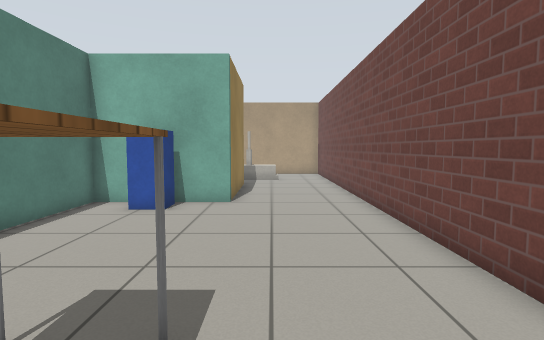
view 1 (above)

12 first-person views from a walk through a world built for the Gazebo simulator. The camera is 0.94 m above the floor, tilts 4° down and sees 80° across. The lines on the ground mark 1 m squares. The floor is counted in squares, 0.5 m on a side. Each view is taken from the middle of a square. On the plan, view 1 faces up. The plan holds only what a view shows up to about 17 squares ahead; the rest is blank. Simple patterns stand in for the simulator's built-in surfaces. Some stock models are drawn as simple stand-ins.

view 2
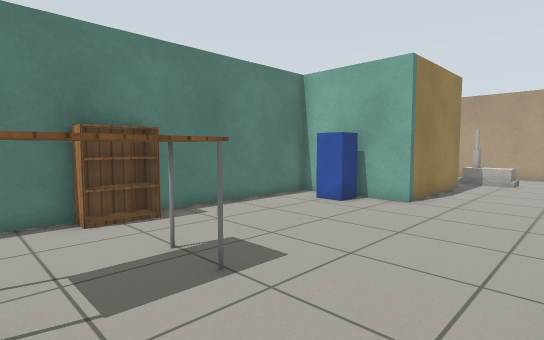

view 3
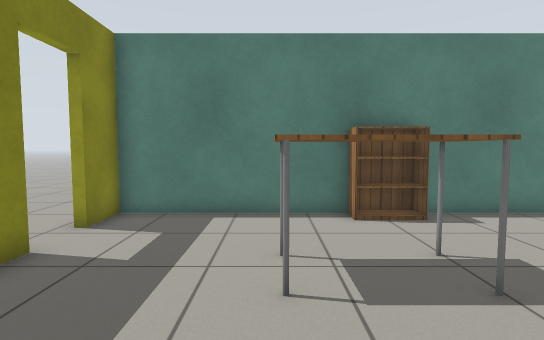

view 4
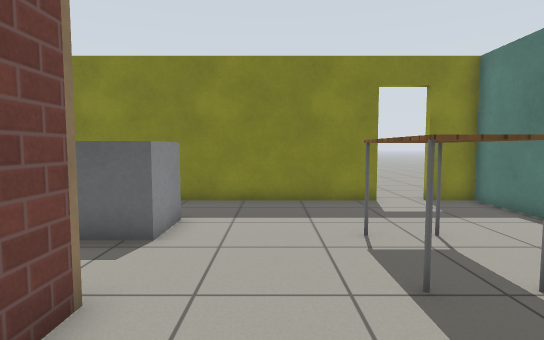

view 5
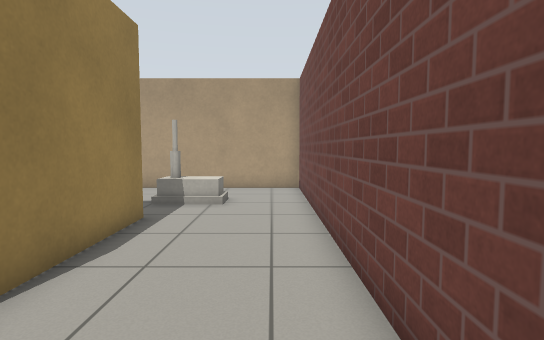

view 6
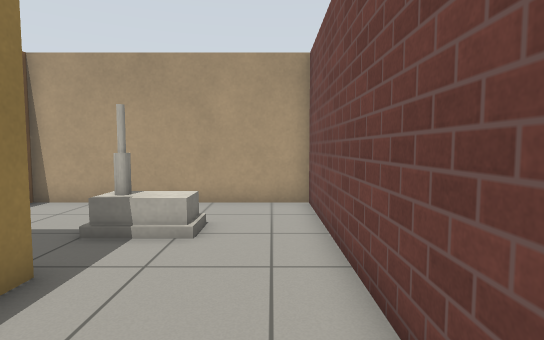

view 7
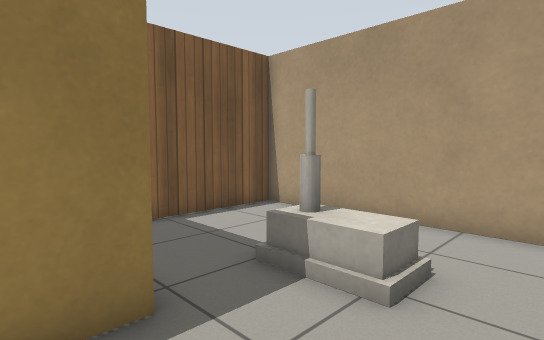

view 8
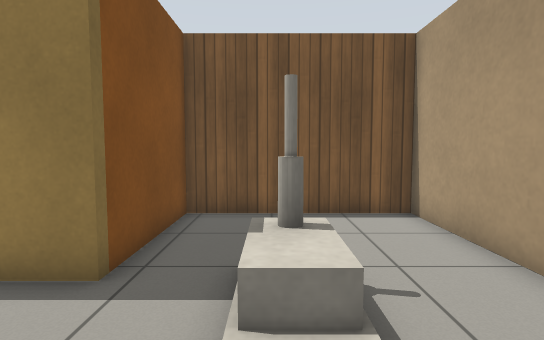

view 9
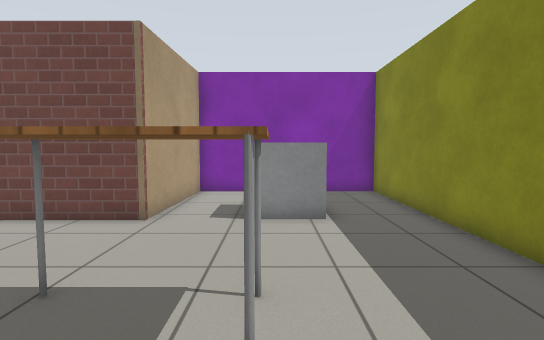

view 10
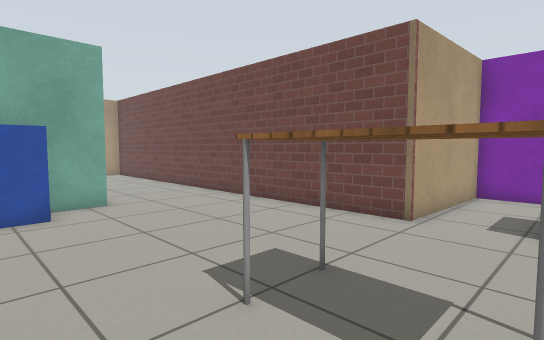

view 11
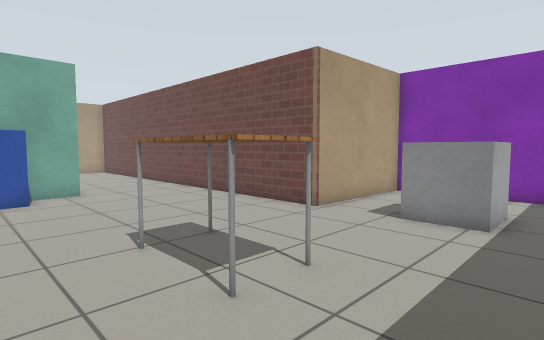

view 12
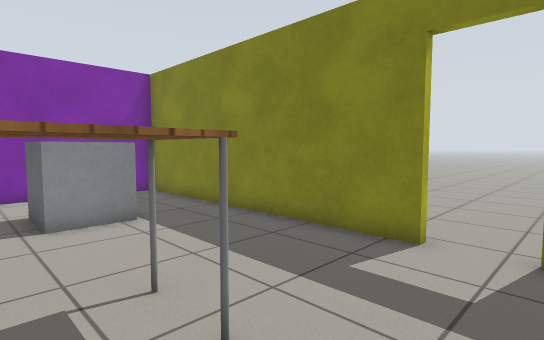

### Floor plan
Points are (right, up) in squares from view 1. A wall is a line through its corners. A room is listed if a view was taken in it or the views show most of it. See-through windows are left out.
Room 1 (views 1, 2, 3, 4, 5, 6, 7, 8, 9, 10, 11, 12)
walls: (-2.7, -4.3) (8.8, -4.3) (8.8, 3.1) (3.3, 3.3) (3.3, 23) (-6.1, 23) (-6.1, 16.6) (-1.4, 16.6) (-1.4, 11.1) (-6.1, 11.1) (-6.1, -4.3) (-4.5, -4.3)
ways out: open door at (-3.5, -4.5)
objects: bookshelf (-6, 3) to (-5, 4); postbox (-4, 10) to (-3, 10); table (-2, 0) to (-1, 3); house (-2, 19) to (0, 20); other object (4, -1) to (5, 0)

Where each view was taken, in squares from view 1:
view 1: 0 up, 0 right, facing up
view 2: 0 up, 3 right, facing up-left
view 3: 0 up, 3 right, facing left
view 4: 7 up, 1 right, facing down
view 5: 8 up, 2 right, facing up
view 6: 12 up, 2 right, facing up
view 7: 15 up, 2 right, facing up-left
view 8: 19 up, 3 right, facing left
view 9: 0 up, 5 left, facing right
view 10: 0 up, 5 left, facing up-right
view 11: 3 down, 5 left, facing up-right
view 12: 2 up, 5 left, facing down-right
